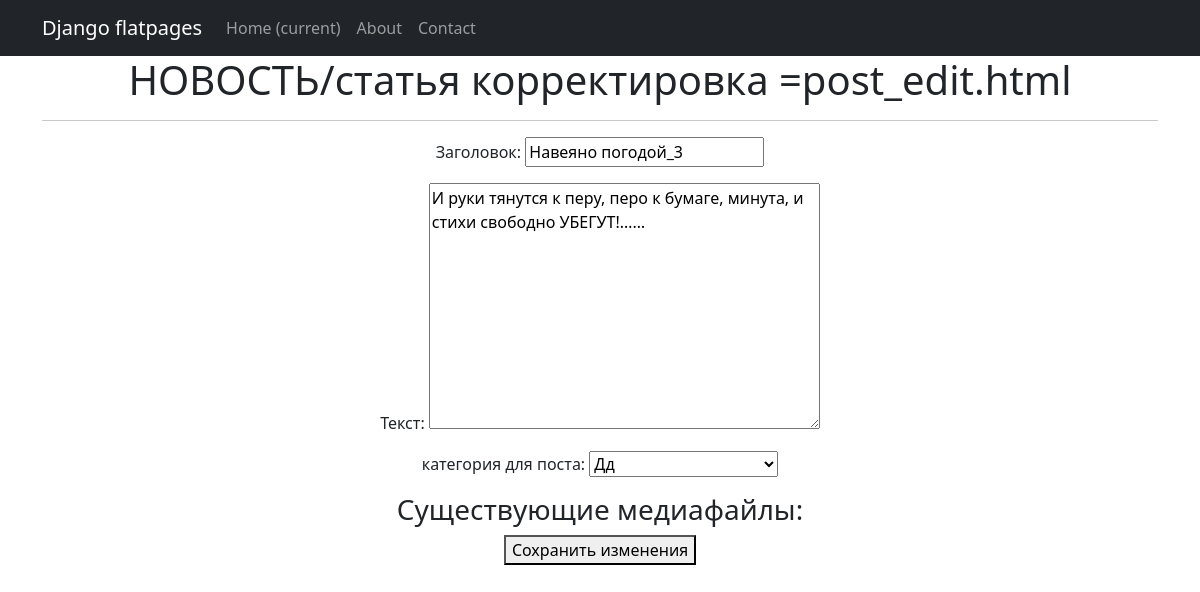
Page /news/2/edit/ (signed in) on the earlier database version.
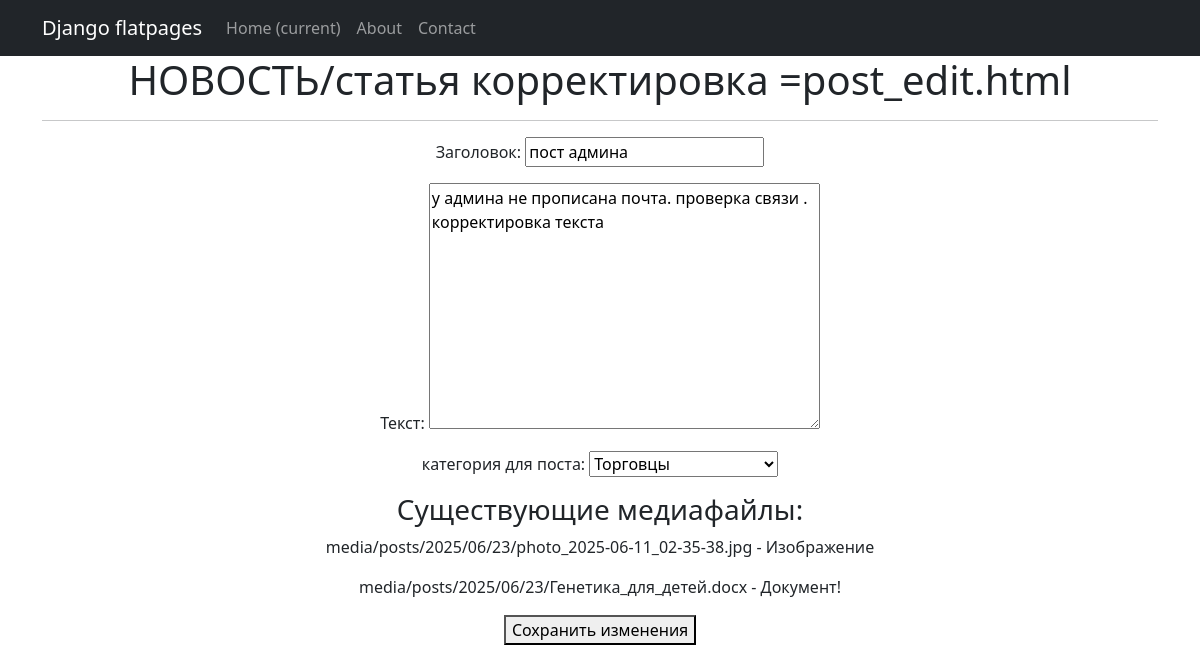
Same page on the later database version.
### news/models.py (models this page shows, shortened)
class Post(models.Model):
    category = models.ForeignKey(Category, on_delete=models.CASCADE, related_name='category_post') # только 1 категория на пост
    user = models.ForeignKey(User, on_delete = models.CASCADE, related_name='user_post')
    time_in = models.DateTimeField(auto_now_add=True)
    time_ism = models.DateTimeField(auto_now=True)
    zagolov = models.CharField(max_length=100, default='')
    text = models.TextField()
    comments = models.ManyToManyField(User, through = 'Comment')

class Category(models.Model):
    category = models.CharField(max_length=50, default='', unique=True)
    def __str__(self):
        return self.category.title() # добавка .title() чтобы выводить каждое новое слово с заглавной буквы

class MediaFile(models.Model):
    MEDIA_TYPES = [
        ('image', 'Изображение'),
        ('video', 'Видео'),
        ('audio', 'Аудио'),
        ('document', 'Документ!'),
        ('other', 'Другое!!!'),
    ]
    post = models.ForeignKey(Post, on_delete=models.CASCADE, related_name='media_files')
    file = models.FileField(upload_to='media/posts/%Y/%m/%d/')
    media_type = models.CharField(max_length=10, choices=MEDIA_TYPES)
    title = models.CharField(max_length=200, blank=True, null=True)
    description = models.TextField(blank=True, null=True)
    uploaded_at = models.DateTimeField(auto_now_add=True)

### news/views.py (the view)
class PostUpdate(PermissionRequiredMixin, UpdateView):
    permission_required = ('news.change_post',)  # название права на добавление постов
    form_class = PostForm
    model = Post
    template_name = 'post_edit.html'
    success_url = reverse_lazy('post_list')

### news/forms.py (shortened to what this page needs)
class PostForm(forms.ModelForm):
    class Meta:
       model = Post
       fields = ['zagolov', 'text', 'category']  # убрал так же рейтинг, и меняю 'categorys' на 'category'
       labels = {
           'zagolov': 'Заголовок',
           'text': 'Текст',
           'category': 'категория для поста'
       }

### templates/post_edit.html (shortened to what this page needs)
{% extends 'flatpages/default.html' %}
{% block content %}
<h1> НОВОСТЬ/статья корректировка  =post_edit.html </h1>
<hr>
<form method="post" enctype="multipart/form-data">
    {{ form.as_p }}
    <h3>Существующие медиафайлы:</h3>
    {% for media in object.media_files.all %}
        <p>{{ media.file.name }} - {{ media.get_media_type_display }}
        {% if media.title %} - {{ media.title }}{% endif %}</p>
    {% endfor %}
    <button type="submit">Сохранить изменения</button>
</form>
{% endblock content %}

Differences in the rows shown:
changed Post: zagolov "Навеяно погодой_3" → "пост админа"; text "И руки тянутся к перу, перо к бумаге, минута, и стихи свободно УБЕГУТ!……" → "у админа не прописана почта. проверка связи . корректировка текста"
computed for Category: category "Дд" → "Торговцы"
now on this page (row edited): MediaFile: file.name "media/posts/2025/06/23/photo_2025-06-11_02-35-38.jpg", media_type "Изображение"
now on this page (row edited): MediaFile: file.name "media/posts/2025/06/23/Генетика_для_детей.docx", media_type "Документ!"
